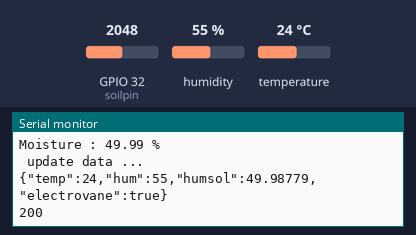
Simulated run of this sketch. Board: ESP32. Shown: the last lines printed to the serial monitor. The inputs (shaded band) are chosen by the test bench; at power-on: humidity 55 %, GPIO 32 (soilpin) = 2048, temperature 24 °C. WiFi joins after 1.5 s; servers stay silent unless stated; uploads are accepted with an empty reply; the local clock reads 2024-03-15 10:24:30 at power-on unless the sketch sets it.

Above: at 2.7 s.
2.8 s: humidity set to 22 %
14.0 s: GPIO 32 (soilpin) set to 2866
At 16.69 s:
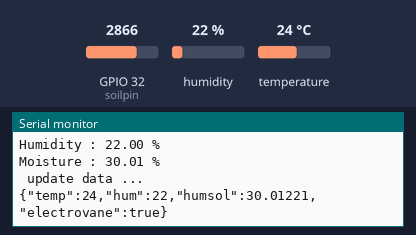
25.2 s: temperature set to 12 °C
At 32.2 s:
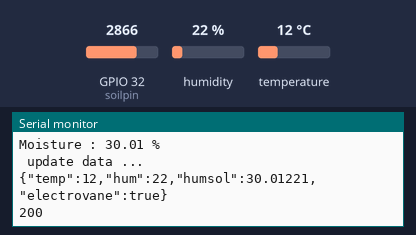
36.4 s: GPIO 32 (soilpin) set to 3603
At 47.3 s:
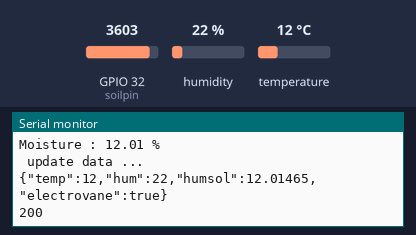
47.6 s: humidity set to 40 %
Timing chart, 0 to 50.6 s (numbered marks = the images above; inputs shaded):
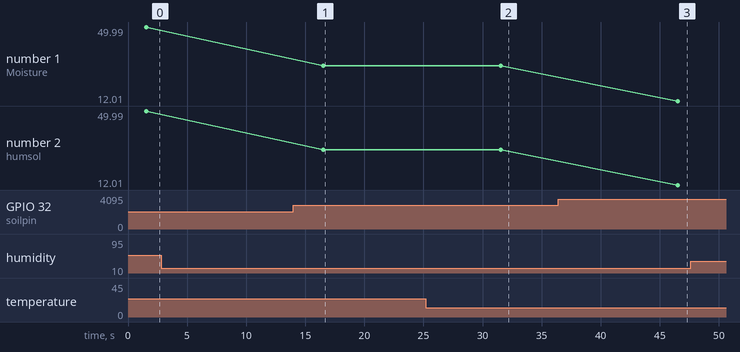

Measured:
- after the input at 14.0 s, the serial monitor: prints a new line after 2.5 s (image 1)
- after the input at 25.2 s, the serial monitor: prints a new line after 6.3 s (image 2)
- after the input at 36.4 s, the serial monitor: prints a new line after 10.1 s (image 3)
- plotted number 1: 49.99 → 30.01 after the input at 14.0 s, 30.01 → 12.01 after the input at 36.4 s
- plotted number 2: 49.99 → 30.01 after the input at 14.0 s, 30.01 → 12.01 after the input at 36.4 s

The sketch:

sketch_jun06a_agro.ino
```cpp
#include <DHT.h>
#include <ArduinoJson.h>
#include <WiFi.h>
#include "string.h"

#include <HTTPClient.h>
#include "time.h"
#define WIFI_SSID "noura"
#define WIFI_PASSWORD "password"


#define dhtpin 2
#define soilpin 32


DHT dht(dhtpin,DHT11);

unsigned long epochTime;
unsigned long dataMillis=0;

const char* ntpserver="pool.ntp.org";
String serverName = "https://smartwaterring.herokuapp.com/post";

StaticJsonDocument<500> doc;


// -- Project -------------------------------------------
//#define CLIENT                  "Office Acera"        // Client ID for the ESP (or something descriptive "Front Garden")
//#define TYPE                    "ESP32"               // Type of Sensor ("Hornbill ESP32" or "Higrow" or "ESP8266" etc.)

// -- Other - Helpers ------------------------------------
#define uS_TO_S_FACTOR          1000000               // Conversion factor for micro seconds to seconds
#define TIME_TO_SLEEP           300                   // Time ESP32 will go to sleep (in seconds)
#define TIME_TO_SNOOZE          5

void setup()
{
  Serial.begin(115200);
  dht.begin();

  Serial.print("Connecting to ");
  Serial.print(WIFI_SSID);
  Serial.print(" with password ");
  Serial.println(WIFI_PASSWORD);

  WiFi.begin(WIFI_SSID, WIFI_PASSWORD);
  while(WiFi.status() != WL_CONNECTED) {
    delay(500);
    Serial.print(".");
  }
  Serial.println("");
  Serial.print("Connected to WiFi network with IP Address: ");
  Serial.println(WiFi.localIP());
  Serial.println("");

}
void loop()
{
 if(millis()- dataMillis > 15000 || dataMillis == 0){

  dataMillis =millis();

  epochTime-getTime();

  Serial.println(epochTime);
  float temperature=dht.readTemperature();
  float humidity = dht.readHumidity();

  float moisture=analogRead(soilpin);
  float moisturePercent=100.00-((moisture/4095.00)*100);

  //humidity air
  Serial.print("Temperature : ");
  Serial.print(String(temperature));
  Serial.print(" C°");

  Serial.print("\nHumidity : ");
  Serial.print(String(humidity));
  Serial.print(" %");


  //humidity sol
  Serial.print("\nMoisture : ");
  Serial.print(String(moisturePercent));
  Serial.print(" %");
  Serial.print("\n ");


  doc["temp"]= temperature;
  doc["hum"]= humidity;
  doc["humsol"]= moisturePercent;
  doc["electrovane"]= true;

  Serial.println("update data ...");
  POSTData();
  }
}


unsigned long getTime(){
    time_t now;

    struct tm timeinfo;
    if(!getLocalTime(&timeinfo)){
      return (0);
      }
      time(&now);
      return now;

  }


void POSTData()
{

      if(WiFi.status()== WL_CONNECTED){
      HTTPClient http;
      //serverName=serverName+"/post";
      http.begin(serverName);
      http.addHeader("Content-Type", "application/json");

      String json;
      serializeJson(doc, json);

      Serial.println(json);
      int httpResponseCode = http.POST(json);
      Serial.println(httpResponseCode);
      }
}
```
